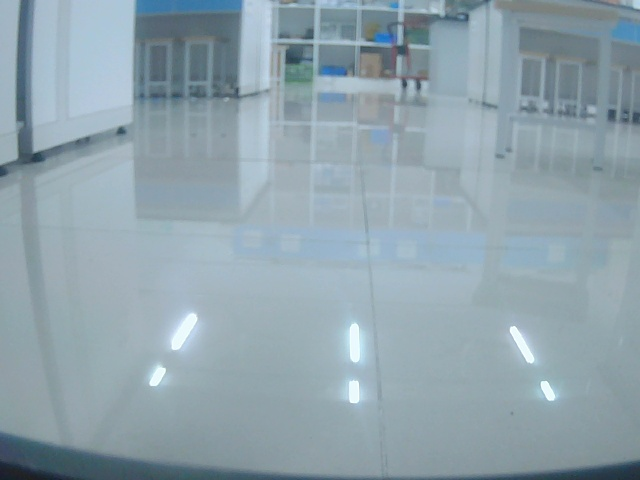
#> input picture main/camera_calibration/captures/camera_reference.jpg, 640 x 480 px, given in place of the camera
$ python yellow.py
#> lines starting #> are read from the running program, lines starting #| are printed output that depends on the picture
#> further down, frame is the input picture: shape (480, 640, 3); mean B, G, R 172.5, 163, 143.8
import cv2
import numpy as np

camera_id = 0
width = 640
height = 480
fps = 120

cap = cv2.VideoCapture(camera_id)
cap.set(cv2.CAP_PROP_FRAME_WIDTH, width)
cap.set(cv2.CAP_PROP_FRAME_HEIGHT, height)
cap.set(cv2.CAP_PROP_FPS, fps)
cap.set(cv2.CAP_PROP_FOURCC, cv2.VideoWriter_fourcc(*'MJPG'))

if not cap.isOpened():
    print("无法打开摄像头")
    exit()

cv2.namedWindow('Yellow Mask')

def nothing(x):
    pass

# 创建6个滑动条
cv2.createTrackbar('H Low', 'Yellow Mask', 30, 179, nothing)
cv2.createTrackbar('H High', 'Yellow Mask', 55, 179, nothing)
cv2.createTrackbar('S Low', 'Yellow Mask', 100, 255, nothing)
cv2.createTrackbar('S High', 'Yellow Mask', 255, 255, nothing)
cv2.createTrackbar('V Low', 'Yellow Mask', 100, 255, nothing)
cv2.createTrackbar('V High', 'Yellow Mask', 255, 255, nothing)

def detect_yellow_area(frame, h_low, h_high, s_low, s_high, v_low, v_high):
#> called with h_low = 30, h_high = 55, s_low = 100, s_high = 255, v_low = 100, v_high = 255
    h = frame.shape[0]
#> h = 480
    frame = frame[h//2:, :]
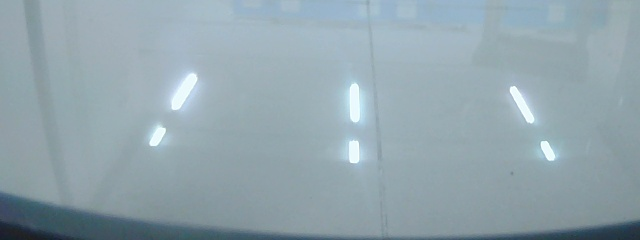
#> frame: shape (240, 640, 3); mean of channels 0, 1, 2 173.8, 165.3, 146.5; drawn as B, G, R
    hsv = cv2.cvtColor(frame, cv2.COLOR_BGR2HSV)
#> hsv: shape (240, 640, 3); mean H, S, V 99.1, 41.4, 173.8
    lower_yellow = np.array([h_low, s_low, v_low])
    upper_yellow = np.array([h_high, s_high, v_high])
    mask = cv2.inRange(hsv, lower_yellow, upper_yellow)
#> mask: shape (240, 640); every value is 0
    _, binary = cv2.threshold(mask, 127, 255, cv2.THRESH_BINARY)
    return binary, frame

while True:
    ret, frame = cap.read()
    if not ret:
        print("无法读取摄像头画面")
        break

    h_low = cv2.getTrackbarPos('H Low', 'Yellow Mask')
    h_high = cv2.getTrackbarPos('H High', 'Yellow Mask')
    s_low = cv2.getTrackbarPos('S Low', 'Yellow Mask')
    s_high = cv2.getTrackbarPos('S High', 'Yellow Mask')
    v_low = cv2.getTrackbarPos('V Low', 'Yellow Mask')
    v_high = cv2.getTrackbarPos('V High', 'Yellow Mask')

    binary, cropped = detect_yellow_area(frame, h_low, h_high, s_low, s_high, v_low, v_high)

    contours, _ = cv2.findContours(binary, cv2.RETR_EXTERNAL, cv2.CHAIN_APPROX_SIMPLE)
#> contours = []
    binary_color = cv2.cvtColor(binary, cv2.COLOR_GRAY2BGR)
#> binary_color: shape (240, 640, 3); every value is 0
    areas = []
    for cnt in contours:
        if cv2.contourArea(cnt) > 5:
            x, y, w, h = cv2.boundingRect(cnt)
            cv2.rectangle(binary_color, (x, y), (x + w, y + h), (0, 255, 0), 2)
            areas.append(w * h)
#> this loop made 0 passes
#> after the loop, areas = []

    cv2.imshow('Yellow Mask', binary_color)
    print(f"检测到矩形面积: {areas}      ")
#| 检测到矩形面积: []

    if cv2.waitKey(1) & 0xFF == ord('q'):
#> (key q is pressed here)
        break

cap.release()
cv2.destroyAllWindows()

$ run again, on main/camera_calibration/captures/ground_reference.jpg
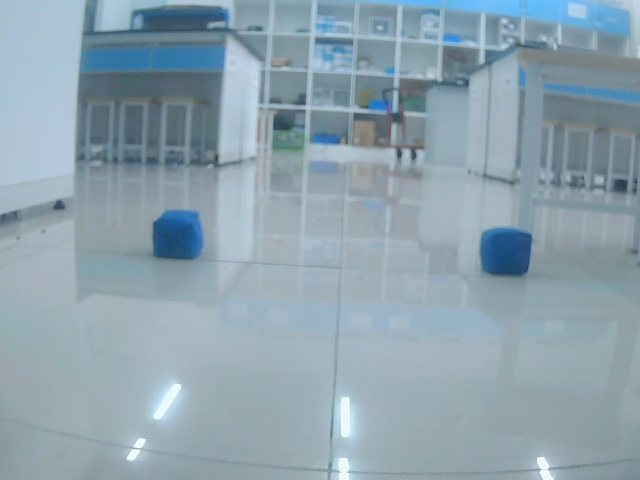
#> input picture main/camera_calibration/captures/ground_reference.jpg, 640 x 480 px, given in place of the camera
#> frame is the input picture: shape (480, 640, 3); mean B, G, R 173.9, 162.5, 141.5
#> in detect_yellow_area, `frame = frame[h//2:, :]`:
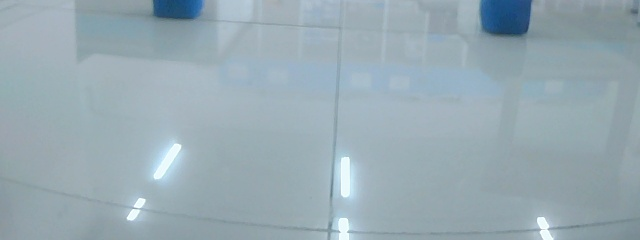
#> frame: shape (240, 640, 3); mean of channels 0, 1, 2 178.9, 170.1, 151.5; drawn as B, G, R
#> hsv: shape (240, 640, 3); mean H, S, V 99.4, 39.8, 178.9
#> mask: shape (240, 640); every value is 0
#> contours = []
#> binary_color: shape (240, 640, 3); every value is 0
#| 检测到矩形面积: []

$ run again, on main/camera_calibration/captures/ground_reference_fixed_xwf_120_170_2026-09-06_640x480.jpg
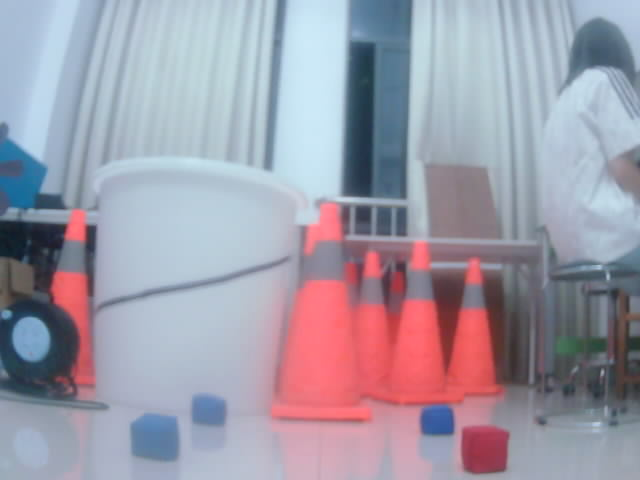
#> input picture main/camera_calibration/captures/ground_reference_fixed_xwf_120_170_2026-09-06_640x480.jpg, 640 x 480 px, given in place of the camera
#> frame is the input picture: shape (480, 640, 3); mean B, G, R 169, 155.1, 159
#> in detect_yellow_area, `frame = frame[h//2:, :]`:
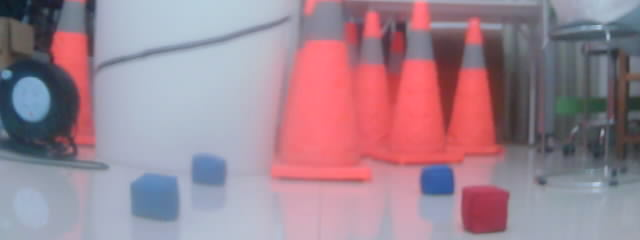
#> frame: shape (240, 640, 3); mean of channels 0, 1, 2 145.5, 132.5, 157.7; drawn as B, G, R
#> hsv: shape (240, 640, 3); mean H, S, V 127.8, 64.4, 172.7
#> mask: shape (240, 640); every value is 0
#> contours = []
#> binary_color: shape (240, 640, 3); every value is 0
#| 检测到矩形面积: []
